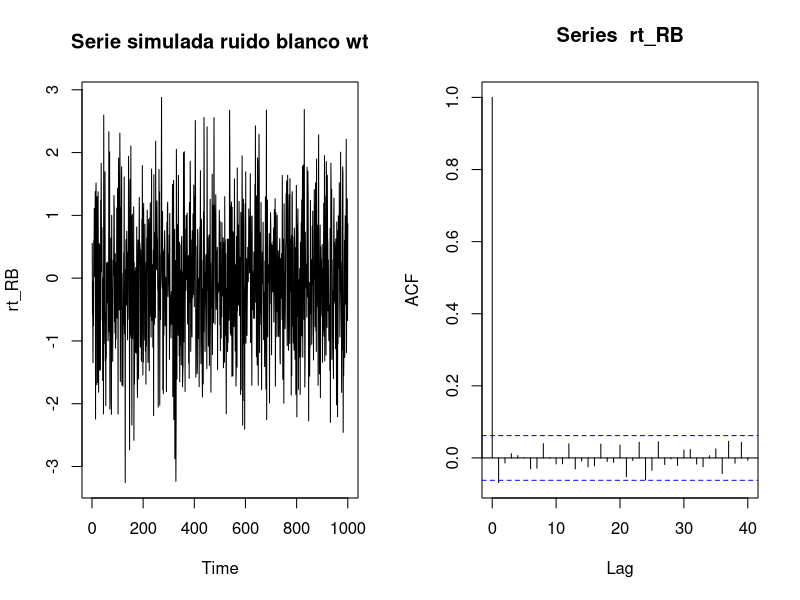
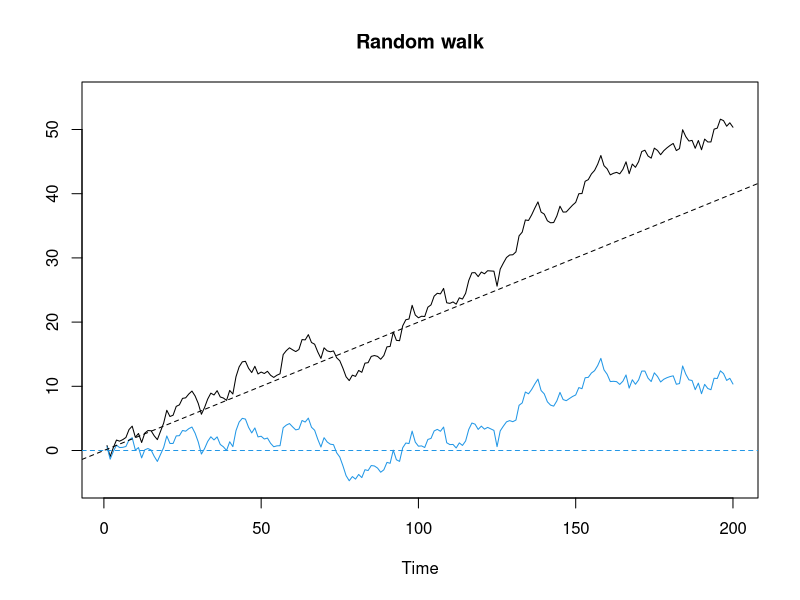
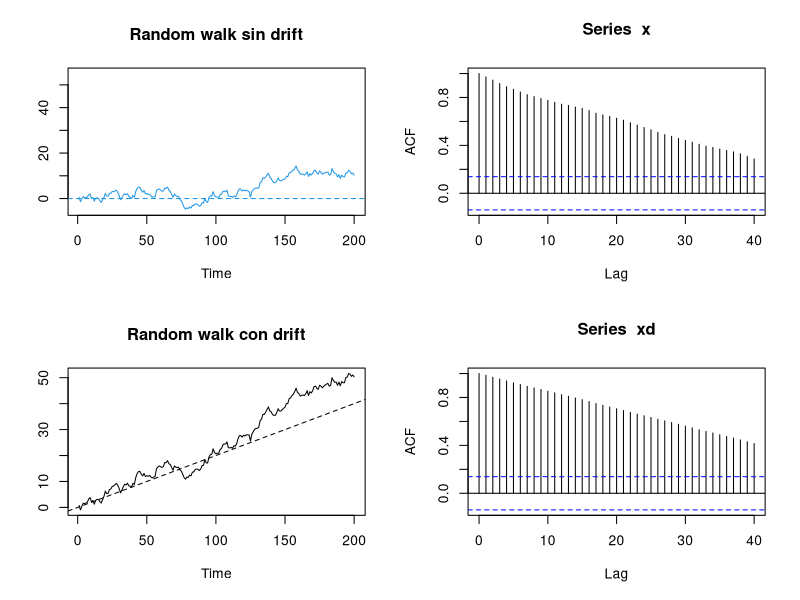
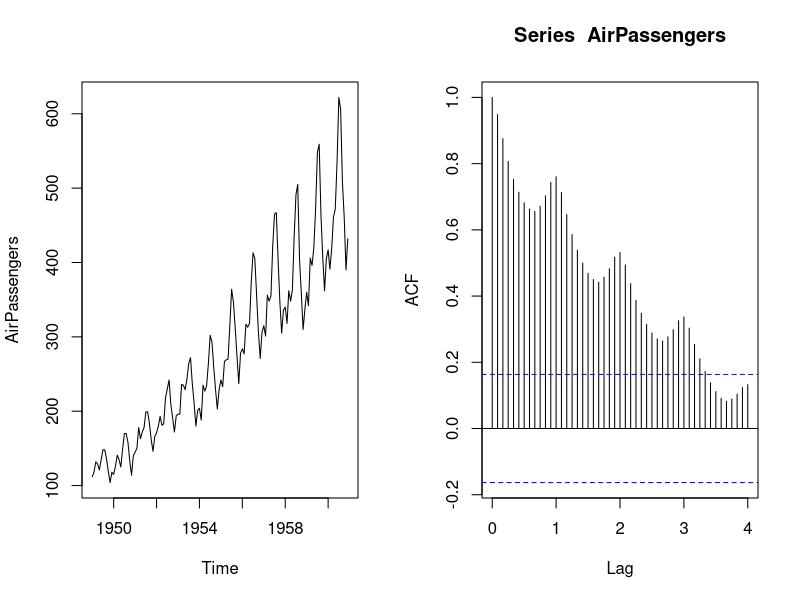

Here is the R script that generated these plots, in order:
## ---- chunk 1
# Simula un modelo ARIMA(p,d,q) si d=0, es un ARMA(p,q)
rt_RB <- arima.sim(list(order = c(0,0,0)), n = 1000 )
par(mfrow = c(1,2))
plot(rt_RB, type = "l", main = "Serie simulada ruido blanco wt")
acf(rt_RB, lag.max = 40) 
## ---- chunk 2
set.seed(154) # para reproducir los resultados
w  <- rnorm(200); x  <- cumsum(w)   # dos comandos en una sola línea
wd <- w + 0.2;    xd <- cumsum(wd)
par(mfrow = c(1,1))
plot.ts(xd, ylim = c(-5,55), main = "Random walk", ylab = "")
lines(x, col = 4)
abline(h = 0, col = 4, lty = 2)
abline(a = 0, b = 0.2, lty = 2)
## ---- chunk 3
par(mfrow = c(2,2))
plot.ts(x, ylim = c(-5,55), main = "Random walk sin drift", ylab = "", col = 4)
abline(h = 0, col = 4, lty = 2)
acf(x, lag.max = 40)
## ---- chunk 4
plot.ts(xd, main = "Random walk con drift", ylab = "")
abline(a = 0, b = 0.2, lty = 2)
acf(xd, lag.max = 40)
## ---- chunk 5
par(mfrow = c(1,2))
plot(AirPassengers)
acf(AirPassengers, lag.max = 48) 
